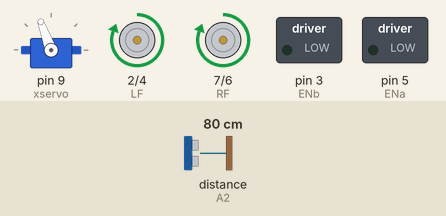
Simulated run of this sketch. Board: Arduino Uno, built with avr-gcc and run on an emulated ATmega328P. On the bench: servo, motor-driver pin pairs drawn as motors (green arrow = first pin HIGH = forward, orange = second pin HIGH = backward, longer = more drive), switched loads named in the sketch (green lamp = pin HIGH). The inputs (shaded band) are chosen by the test bench; at power-on: distance to the obstacle (sensor on A2) 80 cm. The echo pulse lasts 58.3 µs per cm.

Above: at 3.8 s.
3.9 s: distance to the obstacle (sensor on A2) set to 23 cm
5.4 s: distance to the obstacle (sensor on A2) set to 18 cm
At 6.6 s:
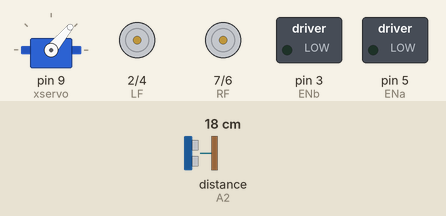
8.4 s: distance to the obstacle (sensor on A2) set to 35 cm
At 9.5 s:
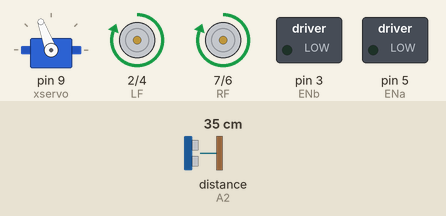
10.0 s: distance to the obstacle (sensor on A2) set to 2 cm
At 12.2 s:
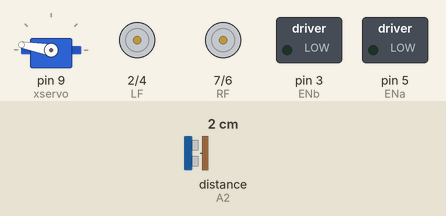
Timing chart, 0 to 14.0 s (numbered marks = the images above; inputs shaded):
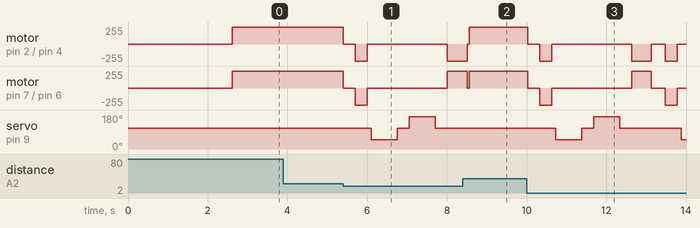

The sketch:

Project_001.ino
```cpp
/*
 * This is a prototype that replicates an obstacle avoiding car, this prorotype uses
 * a 4wd robot car that mimicks the car, an arduino microcontroller that mimicks the engine
 * and drive system.
 * Author : Elijah Echekwu
 *
 */

#include <Servo.h>
#include <NewPing.h>

#define TRIGGER_PIN  A1
#define ECHO_PIN  A2
#define MAX_DISTANCE  200

#define MAX_SPEED 200;

Servo xservo;
NewPing sonar(TRIGGER_PIN, ECHO_PIN, MAX_DISTANCE);

int left = 50;
int right = 170;
int center = 110;

const int ENa = 5;
const int ENb = 3;
const int LF = 2;
const int LB = 4;
const int RF = 7;
const int RB = 6;


int distance = 100;
boolean forward_movement = false;

void setup() {
  pinMode(LF, OUTPUT);
  pinMode(LB, OUTPUT);
  pinMode(RF, OUTPUT);
  pinMode(RB, OUTPUT);
  pinMode(ENa, OUTPUT);
  pinMode(ENb, OUTPUT);

  xservo.attach(9);

  xservo.write(center);
  delay(2000);
  distance = cal_distance();
  delay(100);
  distance = cal_distance();
  delay(100);
  distance = cal_distance();
  delay(100);
  distance = cal_distance();
  delay(100);


}

void loop() {
  int L_dist = 0;
  int R_dist = 0;

  if (distance <=20){
    halt();
    delay(300);
    move_backward();
    delay(300);
    halt();
    delay(100);

    L_dist = seek_left_distance();
    delay(300);
    R_dist = seek_right_distance();
    delay(300);

    if (distance >= L_dist){
      turn_right();
      halt();
    }

    else{
      turn_left();
      halt();
    }

  }

  else{
    move_forward();
  }

  distance = cal_distance();

}

int cal_distance(){
  delay(50);
  int cm = sonar.ping_cm();
  if (cm== 0){
    cm = 250;
  }
  return cm;
}

int seek_left_distance(){
  xservo.write(left);
  delay(500);
  int distance = cal_distance();
  delay(100);
  xservo.write(center);
  return distance;
}

int seek_right_distance(){
  xservo.write(right);
  delay(500);
  int distance = cal_distance();
  delay(100);
  xservo.write(center);
  return distance;
}

void halt(){
  digitalWrite(LF, LOW);
  digitalWrite(LB, LOW);
  digitalWrite(RF, LOW);
  digitalWrite(RB, LOW);
}

void move_forward(){
  if(!forward_movement){

    forward_movement = true;

    digitalWrite(LF, HIGH);
    digitalWrite(LB, LOW);
    digitalWrite(RF, HIGH);
    digitalWrite(RB, LOW);
  }
}

void move_backward(){
  forward_movement = false;

  digitalWrite(LF, LOW);
  digitalWrite(LB, HIGH);
  digitalWrite(RF, LOW);
  digitalWrite(RB, HIGH);

}

void turn_left(){
  digitalWrite(LF, HIGH);
  digitalWrite(LB, LOW);
  digitalWrite(RF, LOW);
  digitalWrite(RB, HIGH);

  delay(500);

  digitalWrite(LF, HIGH);
  digitalWrite(LB, LOW);
  digitalWrite(RF, LOW);
  digitalWrite(RB, HIGH);
}

void turn_right(){
  digitalWrite(LF, LOW);
  digitalWrite(LB, HIGH);
  digitalWrite(RF, HIGH);
  digitalWrite(RB, LOW);

  delay(500);

  digitalWrite(LF, LOW);
  digitalWrite(LB, HIGH);
  digitalWrite(RF, HIGH);
  digitalWrite(RB, LOW);
}
```

Measured:
- the behaviour switches between 21 and 20 cm on distance to the obstacle (sensor on A2) (found by bisection; images 0 and 1)
- after the input at 3.9 s, every drawn part: stays the same
- after the input at 5.4 s, motor on pin 2 (LF) / pin 4 (LB): forward 255/255 → stopped at once, → backward 255/255 0.30 s later, → stopped 0.30 s later, → backward 255/255 2.0 s later; motor on pin 7 (RF) / pin 6 (RB): forward 255/255 → stopped at once, → backward 255/255 0.30 s later, → stopped 0.30 s later, → forward 255/255 2.0 s later
- after the input at 8.4 s, servo on pin 9 (xservo): stays 110° (without the input it goes to 50° after 0.86 s)
